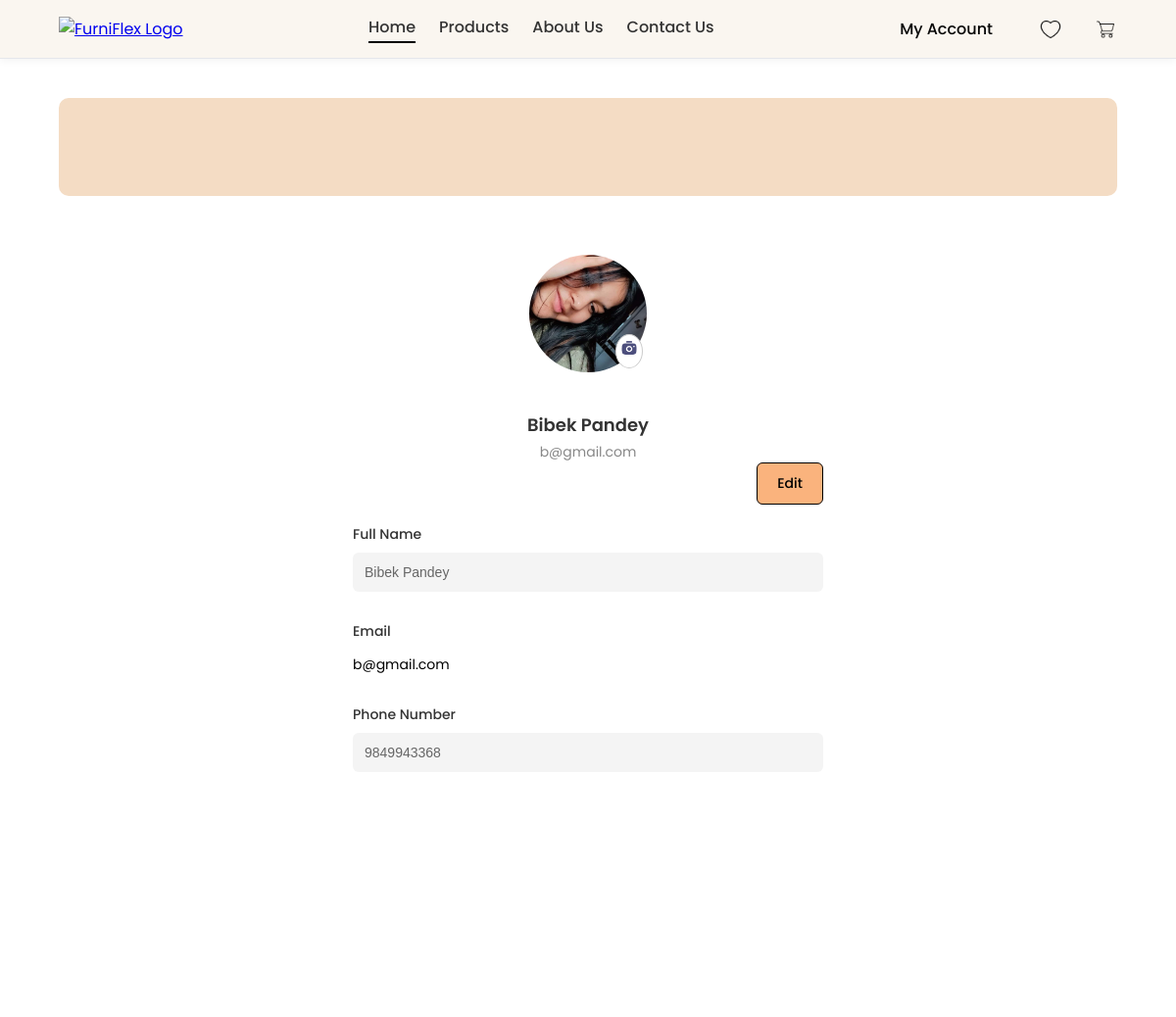
Before: /account/ (signed in, upper part) with the older database file.
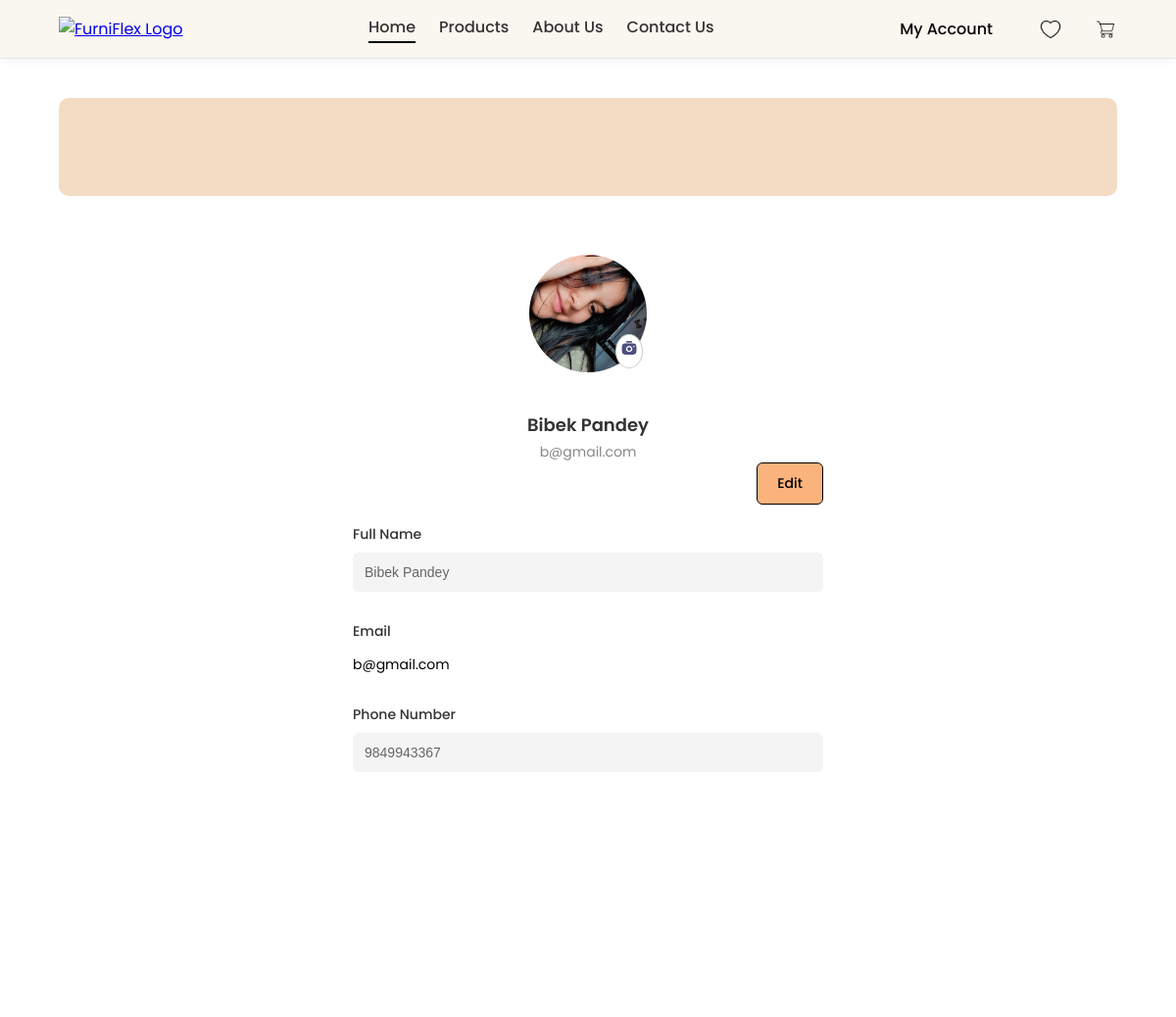
After: the same page with the newer database file.
### backend/models.py (models this page shows)
class UserProfile(models.Model):
    user = models.OneToOneField(User, on_delete=models.CASCADE)
    phone = models.CharField(max_length=20)
    profile_image = models.ImageField(upload_to='profile_images/', default='profile_images/default.jpg')

### backend/views.py (the view)
# urls.py: path('account/', views.account_view, name='account'),
@login_required
def account_view(request):
    user = request.user
    try:
        phone = user.userprofile.phone
    except UserProfile.DoesNotExist:
        phone = "Not Provided"
    context = {
        'name': user.first_name,
        'email': user.email,
        'phone': phone
    }
    return render(request, 'account.html', context)

### templates/account.html (shortened to what this page needs)
{% load static %}
<!DOCTYPE html>
<html lang="en">
<head>
    <link rel="stylesheet" href="{% static 'css/account.css' %}" />
</head>
<body>
    {% include 'navbar.html' %}
    <section class="account-page">
        <div class="banner-bg"></div>
        <div class="profile-centered">
            <form method="POST" action="{% url 'upload_profile_picture' %}" enctype="multipart/form-data">
                <div class="profile-image-container">
                    <img src="{% if user.is_authenticated and user.userprofile.profile_image and user.userprofile.profile_image.name != 'profile_images/default.jpg' %}
                        {{ user.userprofile.profile_image.url }}
                     {% else %}
                        {% static 'images/profile.png' %}
                     {% endif %}" alt="Profile" class="profile-img" id="preview-img" />
                    {% if user.is_authenticated %}
                    <div class="camera-icon" onclick="document.getElementById('profile-image-input').click();">
                        <img src="{% static 'images/profileicon.png' %}" alt="Camera Icon" />
                    </div>
                    {% endif %}
                </div>
            </form>
        </div>
        <div class="profile-text">
            <h2>{{ name }}</h2>
            <p>{{ email }}</p>
        </div>
        <div class="form-wrapper">
            <a href="{% url 'editprofile' %}" class="edit-button">Edit</a>
            <div class="form-details">
                <div class="form-group">
                    <label>Full Name</label>
                    <input type="text" value="{{ name }}" readonly />
                </div>
                <div class="form-group">
                    <label>Email</label>
                    <p class="plain-email">{{ email }}</p>
                </div>
                <div class="form-group">
                    <label>Phone Number</label>
                    <input type="text" value="{{ phone }}" readonly />
                </div>
            </div>
        </div>
    </section>
    {% include 'footer.html' %}
</body>
</html>

### templates/navbar.html (shortened to what this page needs)
{% load static %}
<!DOCTYPE html>
<html lang="en">
<head>
    <link rel="stylesheet" href="{% static 'css/home.css' %}" />
</head>
<body>
    <header>
        <div class="logo">
            <a href="{% url 'home' %}">
                <img src="{% static 'images/logofurni.png' %}" alt="FurniFlex Logo" />
            </a>
        </div>
        <nav id="nav-menu" class="nav-menu">
            <a href="{% url 'home' %}" class="nav-link active">Home</a>
            <a href="#products" class="nav-link">Products</a>
            <a href="{% url 'home' %}#about" class="nav-link">About Us</a>
            <a href="{% url 'home' %}#contact" class="nav-link">Contact Us</a>
        </nav>
        <div class="auth-cart desktop-only">
            {% if request.user.is_authenticated %}
            <div class="dropdown">
                <button id="accountDropdownBtn" class="login-btn dropbtn">My Account</button>
            </div>
            {% else %}
            <a href="{% url 'login' %}" class="login-btn">Login / Sign Up</a>
            {% endif %}
            <a href="{% url 'save' %}" class="icon-link">
                <img src="{% static 'images/wishlist.png' %}" alt="Wishlist" class="nav-icon-img" />
            </a>
            <a href="{% url 'cart' %}" class="icon-link">
                <img src="{% static 'images/cart.png' %}" alt="Cart" class="nav-icon-img" />
            </a>
        </div>
    </header>
</body>
</html>

### templates/footer.html (shortened to what this page needs)
{% load static %}
<!DOCTYPE html>
<html lang="en">
<head>
    <link rel="stylesheet" href="{% static 'css/home.css' %}" />
</head>
{% load static %}
<div class="footer-container">
    <div class="footer-top">
    </div>
</div>

### static/css/account.css (style rules this page uses)
.account-page { padding: 40px 60px; font-family: 'Poppins', sans-serif; }
.banner-bg { background-color: #f4dcc4; height: 100px; width: 100%; border-radius: 10px; margin-bottom: 60px; }
.profile-centered { display: flex; flex-direction: column; align-items: center; margin-bottom: 40px; }
.profile-image-container { position: relative; width: 120px; height: 120px; }
.profile-img { width: 100%; height: 100%; border-radius: 50%; object-fit: cover; }
.camera-icon { position: absolute; bottom: 4px; right: 4px; background: #fff; border-radius: 50%; padding: 4px; border: 1px solid #ccc; }
.camera-icon img { width: 18px; height: 18px; }
.profile-text { text-align: center; margin-top: 12px; }
.profile-text h2 { font-size: 18px; font-weight: 600; margin: 0 0 4px; }
.profile-text p { font-size: 14px; color: #888; margin: 0; }
.form-wrapper { max-width: 480px; margin: 0 auto; display: flex; flex-direction: column; gap: 20px; position: relative; }
.edit-button { align-self: flex-end; background-color: #FAB37D; color: #000; border: 1px solid #000; padding: 10px 20px; font-size: 14px; font-weight: 500; border-radius: 6px; cursor: pointer; transition: all 0.3s ease; text-decoration: none; }
.form-details { display: flex; flex-direction: column; gap: 30px; }
.form-group { display: flex; flex-direction: column; }
.form-group label { font-weight: 500; font-size: 14px; margin-bottom: 8px; }
input[readonly] { background-color: #f4f4f4; border: none; border-radius: 6px; padding: 12px; font-size: 14px; color: #666; }
.plain-email { background-color: #fff; font-size: 14px; color: #000; padding-top: 5px; }

### static/css/home.css (style rules this page uses)
header { background-color: #fff; padding: 1rem 2rem; display: flex; justify-content: space-between; align-items: center; flex-wrap: wrap; transition: background-color 0.3s ease, border-bottom 0.3s ease; border-bottom: 1px solid #e5e7eb; z-index: 10; position: relative; }
* { margin: 0; padding: 0; box-sizing: border-box; }
body { font-family: 'Poppins', sans-serif; background-color: #ffffff; color: #333; }
header { display: flex; justify-content: space-between; align-items: center; padding: 15px 60px; background-color: #FAF6F0; box-shadow: 0 2px 8px rgba(0, 0, 0, 0.05); position: relative; z-index: 100; }
.logo img { height: 80px; width: auto; }
nav { display: flex; gap: 20px; align-items: center; }
nav a { text-decoration: none; color: #333; font-weight: 500; }
.login-btn { margin-right: 15px; text-decoration: none; font-weight: 500; color: #070707; }
.icon-link { display: inline-block; margin-left: 16px; }
.nav-icon-img { width: 24px; height: 24px; object-fit: contain; vertical-align: middle; transition: transform 0.2s ease; }
.nav-menu a { position: relative; padding-bottom: 4px; text-decoration: none; color: #333; transition: color 0.3s ease; }
.nav-menu a::after { content: ""; position: absolute; left: 0; bottom: 0; height: 2px; width: 0%; background-color: #000; transition: width 0.3s ease-in-out; }
.nav-menu a.active::after { width: 100%; }
@media (min-width: 769px) { .desktop-only { display: flex; } }
.dropdown { position: relative; display: inline-block; }
.dropbtn { background: transparent; border: none; font-family: 'Poppins', sans-serif; font-size: 16px; font-weight: 500; color: #070707; cursor: pointer; padding: 0; margin-right: 15px; }
.footer-container { width: 100%; background-color: #ffffff; color: #fff; font-family: 'Poppins', sans-serif; margin-top: 50px; }
.footer-top { display: flex; justify-content: space-between; padding: 180px 60px; max-width: 1200px; margin: 0 auto; gap: 40px; }
.desktop-only { display: flex; align-items: center; gap: 16px; }
.nav-menu { display: flex; gap: 24px; align-items: center; }
@media (min-width: 769px) { .nav-menu { display: flex !important; position: static; flex-direction: row; background: none; padding: 0; box-shadow: none; } }

Changed rows visible on the page:
changed UserProfile: phone "9849943368" → "9849943367"
